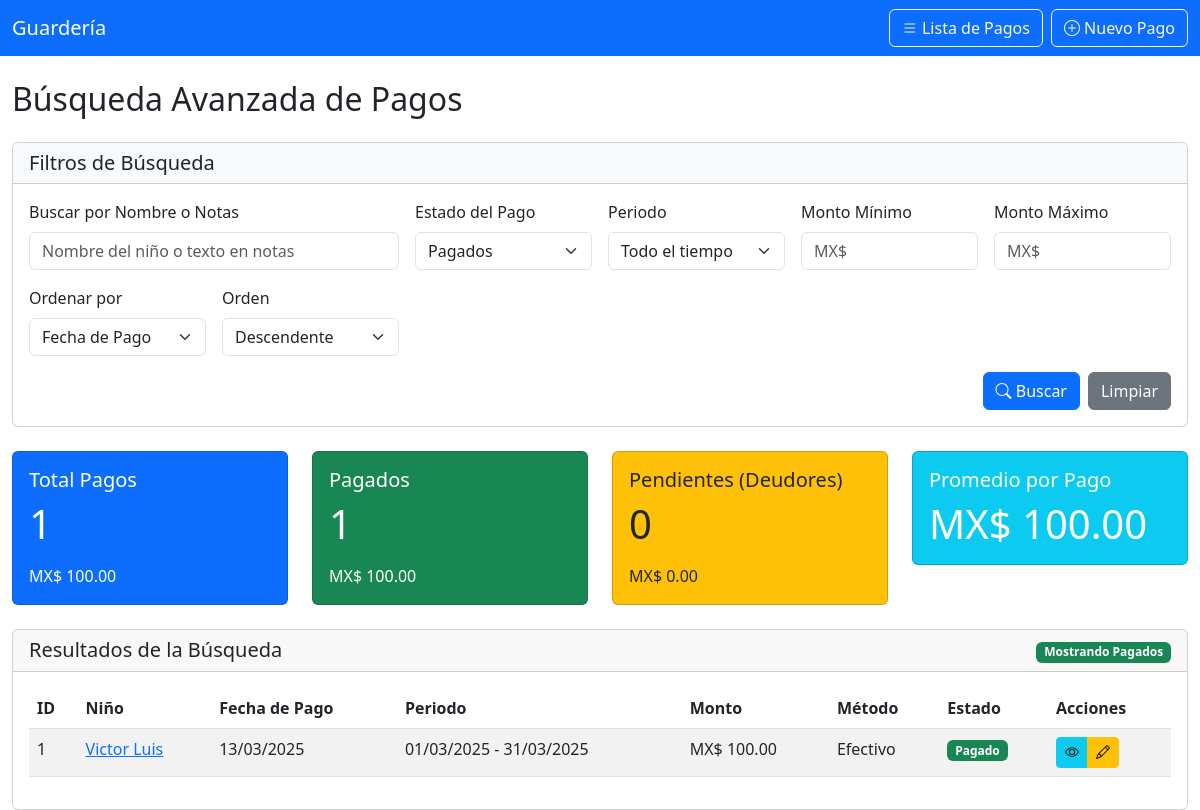
/payments/search.php?payment_status=paid (signed in), run on the app's committed database.
### tables this page shows
CREATE TABLE payments (
        id INTEGER PRIMARY KEY AUTOINCREMENT,
        child_id INTEGER,
        amount DECIMAL(10,2) NOT NULL,
        payment_date DATE NOT NULL,
        week_start DATE NOT NULL,
        week_end DATE NOT NULL,
        payment_status TEXT NOT NULL,
        payment_method TEXT NOT NULL,
        notes TEXT,
        created_at DATETIME DEFAULT CURRENT_TIMESTAMP,
        FOREIGN KEY (child_id) REFERENCES children(id)
    );

CREATE TABLE children (
        id INTEGER PRIMARY KEY AUTOINCREMENT,
        first_name TEXT NOT NULL,
        last_name TEXT NOT NULL,
        birth_date DATE NOT NULL,
        enrollment_date DATE NOT NULL,
        allergies TEXT,
        special_notes TEXT,
        status TEXT DEFAULT "active",
        created_at DATETIME DEFAULT CURRENT_TIMESTAMP
    );

### db/connection.php (called while the page is built, shortened)
<?php
class Database {
    private static $instance = null;
    private $db;
    private function __construct() {
        try {
            $this->db = new SQLite3(__DIR__ . '/daycare.db');
            $this->db->enableExceptions(true);
        } catch (Exception $e) {
            die('Database connection failed: ' . $e->getMessage());
        }
    }
    public static function getInstance() {
        if (self::$instance === null) {
            self::$instance = new self();
        }
        return self::$instance;
    }
    public function query($sql, $params = []) {
        try {
            $stmt = $this->db->prepare($sql);
            foreach ($params as $param => $value) {
                $type = is_int($value) ? SQLITE3_INTEGER : SQLITE3_TEXT;
                if ($stmt->bindValue($param, $value, $type) === false) {
                    throw new Exception('Failed to bind parameter ' . $param);
                }
            }
            $result = $stmt->execute();
            return $result;
        } catch (Exception $e) {
            throw new Exception('Query failed: ' . $e->getMessage());
        }
    }
}
?>

### payments/search.php (the view, shortened to what this page needs)
<?php
require_once '../db/connection.php';
$db = Database::getInstance();
$search_term = isset($_GET['search_term']) ? trim($_GET['search_term']) : '';
$payment_status = isset($_GET['payment_status']) ? $_GET['payment_status'] : '';
$date_range = isset($_GET['date_range']) ? $_GET['date_range'] : 'all';
$amount_min = isset($_GET['amount_min']) ? (float)$_GET['amount_min'] : 0;
$amount_max = isset($_GET['amount_max']) ? (float)$_GET['amount_max'] : 0;
$sort_by = isset($_GET['sort_by']) ? $_GET['sort_by'] : 'payment_date';
$sort_order = isset($_GET['sort_order']) ? $_GET['sort_order'] : 'DESC';
$start_date = '';
$end_date = '';
switch ($date_range) {
    default:
        $start_date = '2000-01-01';
        $end_date = '2099-12-31';
}
$conditions = [];
$params = [];
$conditions[] = 'date(p.payment_date) BETWEEN :start_date AND :end_date';
$params[':start_date'] = $start_date;
$params[':end_date'] = $end_date;
if ($payment_status) {
    $conditions[] = 'p.payment_status = :payment_status';
    $params[':payment_status'] = $payment_status;
}
$where_clause = !empty($conditions) ? 'WHERE ' . implode(' AND ', $conditions) : '';
$allowed_sort_fields = ['payment_date', 'amount', 'child_name', 'payment_status'];
$sort_field = in_array($sort_by, $allowed_sort_fields) ? $sort_by : 'payment_date';
$order_clause = 'ORDER BY ';
switch ($sort_field) {
    default:
        $order_clause .= 'p.' . $sort_field . ' ' . ($sort_order === 'ASC' ? 'ASC' : 'DESC');
}
$page = isset($_GET['page']) ? (int)$_GET['page'] : 1;
$per_page = 15;
$offset = ($page - 1) * $per_page;
$query = 'SELECT p.*, c.first_name, c.last_name
          FROM payments p
          JOIN children c ON p.child_id = c.id
          ' . $where_clause . '
          ' . $order_clause . '
          LIMIT :limit OFFSET :offset';
$params[':limit'] = $per_page;
$params[':offset'] = $offset;
$payments_result = $db->query($query, $params);
$payments = [];
while ($payment = $payments_result->fetchArray(SQLITE3_ASSOC)) {
    $payments[] = $payment;
}
$stats_query = 'SELECT
    COUNT(*) as total_payments,
    SUM(amount) as total_amount,
    SUM(CASE WHEN payment_status = "paid" THEN amount ELSE 0 END) as paid_amount,
    SUM(CASE WHEN payment_status = "pending" THEN amount ELSE 0 END) as pending_amount,
    COUNT(CASE WHEN payment_status = "paid" THEN 1 END) as paid_count,
    COUNT(CASE WHEN payment_status = "pending" THEN 1 END) as pending_count
    FROM payments p JOIN children c ON p.child_id = c.id ' . $where_clause;
$stats_result = $db->query($stats_query, $params);
$stats = $stats_result->fetchArray(SQLITE3_ASSOC);
?>
<!DOCTYPE html>
<html lang="es">
<head>
    <link href="https://cdn.jsdelivr.net/npm/bootstrap@5.3.0/dist/css/bootstrap.min.css" rel="stylesheet">
    <link href="https://cdn.jsdelivr.net/npm/bootstrap-icons@1.7.2/font/bootstrap-icons.css" rel="stylesheet">
</head>
<body>
    <nav class="navbar navbar-dark bg-primary">
        <div class="container-fluid">
            <a class="navbar-brand" href="../dashboard.php">Guardería</a>
            <div class="d-flex">
                <a href="index.php" class="btn btn-outline-light me-2">
                    <i class="bi bi-list"></i> Lista de Pagos
                </a>
                <a href="register.php" class="btn btn-outline-light">
                    <i class="bi bi-plus-circle"></i> Nuevo Pago
                </a>
            </div>
        </div>
    </nav>
    <div class="container-fluid mt-4">
        <h2 class="mb-4">Búsqueda Avanzada de Pagos</h2>
        <div class="card mb-4">
            <div class="card-header bg-light">
                <h5 class="mb-0">Filtros de Búsqueda</h5>
            </div>
            <div class="card-body">
                <form method="GET" action="" class="row g-3">
                    <div class="col-md-4">
                        <label for="search_term" class="form-label">Buscar por Nombre o Notas</label>
                        <input type="text" class="form-control" id="search_term" name="search_term" value="<?php echo htmlspecialchars($search_term); ?>" placeholder="Nombre del niño o texto en notas">
                    </div>
                    <div class="col-md-2">
                        <label for="payment_status" class="form-label">Estado del Pago</label>
                        <select class="form-select" id="payment_status" name="payment_status">
                            <option value="paid" <?php echo $payment_status == 'paid' ? 'selected' : ''; ?>>Pagados</option>
                        </select>
                    </div>
                    <div class="col-md-2">
                        <label for="date_range" class="form-label">Periodo</label>
                        <select class="form-select" id="date_range" name="date_range">
                            <option value="all" <?php echo $date_range == 'all' ? 'selected' : ''; ?>>Todo el tiempo</option>
                        </select>
                    </div>
                    <div class="col-md-2">
                        <label for="amount_min" class="form-label">Monto Mínimo</label>
                        <input type="number" step="0.01" min="0" class="form-control" id="amount_min" name="amount_min" value="<?php echo $amount_min > 0 ? $amount_min : ''; ?>" placeholder="MX$">
                    </div>
                    <div class="col-md-2">
                        <label for="amount_max" class="form-label">Monto Máximo</label>
                        <input type="number" step="0.01" min="0" class="form-control" id="amount_max" name="amount_max" value="<?php echo $amount_max > 0 ? $amount_max : ''; ?>" placeholder="MX$">
                    </div>
                    <div class="col-md-2">
                        <label for="sort_by" class="form-label">Ordenar por</label>
                        <select class="form-select" id="sort_by" name="sort_by">
                            <option value="payment_date" <?php echo $sort_by == 'payment_date' ? 'selected' : ''; ?>>Fecha de Pago</option>
                        </select>
                    </div>
                    <div class="col-md-2">
                        <label for="sort_order" class="form-label">Orden</label>
                        <select class="form-select" id="sort_order" name="sort_order">
                            <option value="DESC" <?php echo $sort_order == 'DESC' ? 'selected' : ''; ?>>Descendente</option>
                        </select>
                    </div>
                    <div class="col-md-12 d-flex justify-content-end">
                        <button type="submit" class="btn btn-primary">
                            <i class="bi bi-search"></i> Buscar
                        </button>
                        <a href="search.php" class="btn btn-secondary ms-2">Limpiar</a>
                    </div>
                </form>
            </div>
        </div>
        <div class="row mb-4">
            <div class="col-md-3">
                <div class="card card-dashboard bg-primary text-white">
                    <div class="card-body">
                        <h5 class="card-title">Total Pagos</h5>
                        <p class="card-text display-6"><?php echo $stats['total_payments'] ?? 0; ?></p>
                        <p class="card-text">MX$ <?php echo number_format($stats['total_amount'] ?? 0, 2); ?></p>
                    </div>
                </div>
            </div>
            <div class="col-md-3">
                <div class="card card-dashboard bg-success text-white">
                    <div class="card-body">
                        <h5 class="card-title">Pagados</h5>
                        <p class="card-text display-6"><?php echo $stats['paid_count'] ?? 0; ?></p>
                        <p class="card-text">MX$ <?php echo number_format($stats['paid_amount'] ?? 0, 2); ?></p>
                    </div>
                </div>
            </div>
            <div class="col-md-3">
                <div class="card card-dashboard bg-warning text-dark">
                    <div class="card-body">
                        <h5 class="card-title">Pendientes (Deudores)</h5>
                        <p class="card-text display-6"><?php echo $stats['pending_count'] ?? 0; ?></p>
                        <p class="card-text">MX$ <?php echo number_format($stats['pending_amount'] ?? 0, 2); ?></p>
                    </div>
                </div>
            </div>
            <div class="col-md-3">
                <div class="card card-dashboard bg-info text-white">
                    <div class="card-body">
                        <h5 class="card-title">Promedio por Pago</h5>
                        <p class="card-text display-6">MX$ <?php echo $stats['total_payments'] > 0 ? number_format(($stats['total_amount'] / $stats['total_payments']), 2) : '0.00'; ?></p>
                    </div>
                </div>
            </div>
        </div>
        <div class="card">
            <div class="card-header d-flex justify-content-between align-items-center">
                <h5 class="mb-0">Resultados de la Búsqueda</h5>
                <div>
                    <?php if ($payment_status == 'pending'): ?>
                    <span class="badge bg-warning text-dark">Mostrando Deudores</span>
                    <?php elseif ($payment_status == 'paid'): ?>
                    <span class="badge bg-success">Mostrando Pagados</span>
                    <?php endif; ?>
                </div>
            </div>
            <div class="card-body">
                <?php if (empty($payments)): ?>
                    <div class="alert alert-info">No se encontraron pagos que coincidan con los criterios de búsqueda.</div>
                <?php else: ?>
                    <div class="table-responsive">
                        <table class="table table-striped table-hover">
                            <thead>
                                <tr>
                                    <th>ID</th>
                                    <th>Niño</th>
                                    <th>Fecha de Pago</th>
                                    <th>Periodo</th>
                                    <th>Monto</th>
                                    <th>Método</th>
                                    <th>Estado</th>
                                    <th>Acciones</th>
                                </tr>
                            </thead>
                            <tbody>
                                <?php foreach ($payments as $payment): ?>
                                    <tr>
                                        <td><?php echo htmlspecialchars($payment['id']); ?></td>
                                        <td>
                                            <a href="../children/view.php?id=<?php echo $payment['child_id']; ?>">
                                                <?php
                                                $name = $payment['first_name'] . ' ' . $payment['last_name'];
                                                echo $name;
                                                ?>
                                            </a>
                                        </td>
                                        <td><?php echo date('d/m/Y', strtotime($payment['payment_date'])); ?></td>
                                        <td>
                                            <?php echo date('d/m/Y', strtotime($payment['week_start'])); ?> -
                                            <?php echo date('d/m/Y', strtotime($payment['week_end'])); ?>
                                        </td>
                                        <td>MX$ <?php echo number_format($payment['amount'], 2); ?></td>
                                        <td><?php echo htmlspecialchars($payment['payment_method']); ?></td>
                                        <td>
                                            <span class="badge <?php echo $payment['payment_status'] == 'paid' ? 'bg-success' : 'bg-warning text-dark'; ?>">
                                                <?php echo $payment['payment_status'] == 'paid' ? 'Pagado' : 'Pendiente'; ?>
                                            </span>
                                        </td>
                                        <td>
                                            <div class="btn-group btn-group-sm" role="group">
                                                <a href="view.php?id=<?php echo $payment['id']; ?>" class="btn btn-info" title="Ver detalles">
                                                    <i class="bi bi-eye"></i>
                                                </a>
                                                <a href="edit.php?id=<?php echo $payment['id']; ?>" class="btn btn-warning" title="Editar">
                                                    <i class="bi bi-pencil"></i>
                                                </a>
                                            </div>
                                        </td>
                                    </tr>
                                <?php endforeach; ?>
                            </tbody>
                        </table>
                    </div>
                <?php endif; ?>
            </div>
        </div>
    </div>
</body>
</html>

### payments/search.php (style rules this page uses)
.card-dashboard { transition: transform 0.2s; }

### data on the page
payments: id "1", child.last_name "Victor Luis", payment_date "13/03/2025", week_start "01/03/2025", week_end "31/03/2025", amount "100.00", payment_method "Efectivo", payment_status "Pagado"

### other printed values
$stats['total_payments'] "1"
$stats['total_amount'] "100.00"
$stats['paid_count'] "1"
$stats['paid_amount'] "100.00"
$stats['pending_count'] "0"
$stats['pending_amount'] "0.00"
$stats['total_amount'] / $stats['total_payments'] "100.00"
